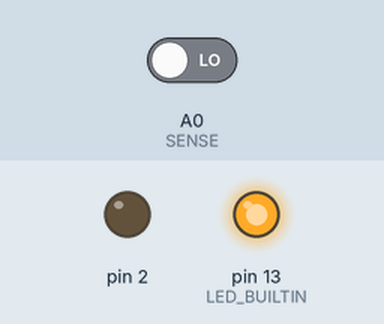
Simulated run of this sketch. Board: Arduino Nano, built with avr-gcc and run on an emulated ATmega328P. On the bench: output pins drawn as LEDs (lit = HIGH). The test bench sets the inputs (shaded band); at power-on: A0 (SENSE) LOW.

Above: at 1.2 s.
1.3 s: A0 (SENSE) driven HIGH
At 1.8 s:
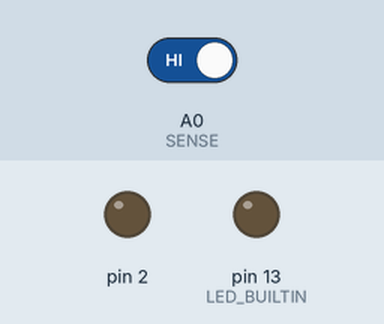
2.8 s: A0 (SENSE) driven LOW
At 4.2 s:
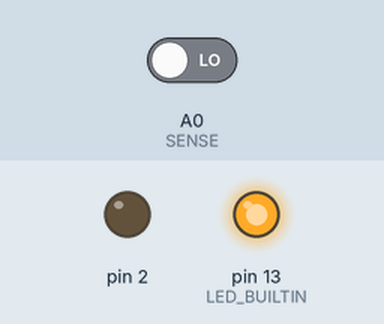
Timing chart, 0 to 5.8 s (numbered marks = the images above; inputs shaded):
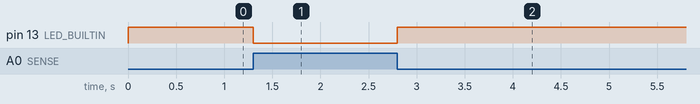

The sketch:

Eye_blink_2.ino
```cpp
                                                                               // Aarzoo programig


//Eye blink sensor
//Code 2
// arduino nano , eye blink sensor , bazzar

#define SENSE A0

void setup()
{
  pinMode(SENSE, INPUT);
  pinMode(2, OUTPUT);


  pinMode(LED_BUILTIN, OUTPUT);
}
void loop()
{
  if (digitalRead(SENSE))
  {
    digitalWrite(LED_BUILTIN, LOW);
    pinMode(2, LOW);
  }
  else
  {
    digitalWrite(LED_BUILTIN, HIGH);
    pinMode(2, HIGH);
  }
}
```

Measured:
- after the input at 1.3 s, pin 13 (LED_BUILTIN): HIGH → LOW at once
- after the input at 2.8 s, pin 13 (LED_BUILTIN): LOW → HIGH at once
